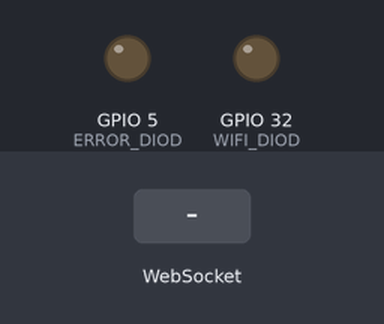
Recording of a program running on a simulated ESP32. On the bench: output pins drawn as LEDs (lit = HIGH). Inputs (shaded band) come from the test bench. WiFi joins after 1.5 s; servers stay silent unless stated; what the program prints to the serial monitor is not drawn.

Above: at 2.7 s.
2.8 s: WebSocket text "1" received
At 3.3 s:
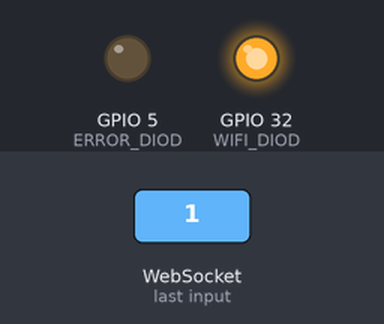
4.3 s: WebSocket text "0" received
At 5.6 s:
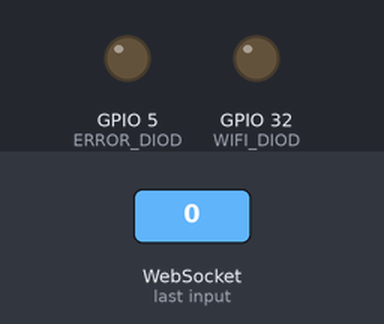
Timing chart, 0 to 7.3 s (numbered marks = the images above; inputs shaded):
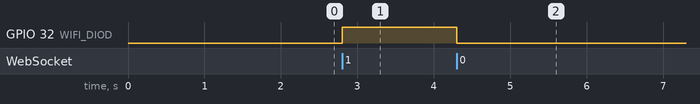

The program:

main.cpp
```cpp
#include <Arduino.h>
#include <WiFi.h>
#include <WebSocketsClient.h>

#define WIFI_DIOD 32
#define ERROR_DIOD 5

WebSocketsClient WSClient;
String DIOD_INFO = "http://192.168.0.104:3000/api/diod-state/23";

void webSocketEvent(WStype_t type, uint8_t *payload, size_t length)
{
  switch (type)
  {
  case WStype_ERROR:
    Serial.println("Error in websocket connection");
    break;
  case WStype_DISCONNECTED:
    Serial.println("Disconected from WS");
    break;
  case WStype_CONNECTED:
    Serial.println("Connected to WS");
    break;
  case WStype_TEXT:
    payload[length] = '\0';

    if (strcmp((char *)payload, "0") == 0)
    {
      Serial.println("LOW");
      digitalWrite(WIFI_DIOD, LOW);
    }
    else if (strcmp((char *)payload, "1") == 0)
    {
      Serial.println("HIGH");
      digitalWrite(WIFI_DIOD, HIGH);
    }

    break;
  }
}

void setup()
{
  Serial.begin(115200);
  pinMode(WIFI_DIOD, OUTPUT);
  pinMode(ERROR_DIOD, OUTPUT);
  WiFi.mode(WIFI_STA);
  WiFi.begin("HOME_2.0", "49298080");
  Serial.println("\nConnecting...");

  while (WiFi.status() != WL_CONNECTED)
  {
    Serial.print(".");
    delay(100);
  }

  Serial.println("\nConnected to the WiFi network");
  Serial.print("Local ESP32 IP: ");
  Serial.println(WiFi.localIP());

  WSClient.begin("192.168.0.104", 3000, "/api/diod-state/23", "wss");
  WSClient.onEvent(webSocketEvent);
}

void loop()
{
  WSClient.loop();
}
```

Measured:
- after the input at 2.8 s, GPIO 32 (WIFI_DIOD): LOW → HIGH at once
- after the input at 4.3 s, GPIO 32 (WIFI_DIOD): HIGH → LOW at once
